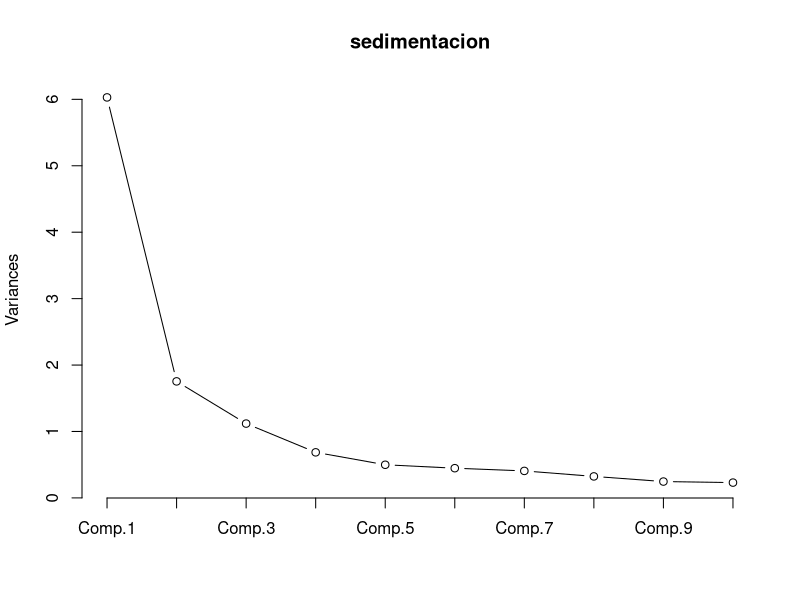

R code for this plot: (Note: this script raises an error after producing the figure.)
########################
## Análisis Factorial ##
########################

###############
## Ejemplo 1 ##
###############

base=read.csv("CalBi.csv")
head(base)
base
summary(base)

library(psych)
# Test de esfericidad de Bartlett
Rcor=cor(base, use ="pairwise.complete.obs")
Rcor
det(Rcor)
print(cortest.bartlett(Rcor,n=nrow(base)))
# Índice KMO
KMO(base)
# Número de factores
sedimentacion=princomp(base, scores=T, cor=T)
plot(sedimentacion, type="lines")
# Componentes principales sin rotación
CPAnorotado1=principal(base, nfactor=12, rotate="none", use=pairwise)
CPAnorotado1
CPAnorotado2=principal(base, nfactor=3, rotate="none", use=pairwise)
CPAnorotado2
# Componentes principales rotacdos
CPArotado2=principal(base, nfactor=3, rotate="varimax")
CPArotado2
fa.diagram(CPArotado2)

###############
## Ejemplo 2 ##
###############

vida <- read.table("vida.txt",header=T)
rownames(vida) <- c("Algeria", "Cameroon", "Madagascar", "Mauritius",
                    "Reunion", "Seychelles", "South Africa(C)", "South Africa(W)", "Tunisia",
                    "Canada", "Costa Rica", "Dominican Rep", "El Salvador", "Greenland",
                    "Grenada", "Guatemala", "Honduras", "Jamaica", "Mexico", "Nicaragua",
                    "Panama", "Trinidad(62)", "Trinidad (67)", "United States (66)", "United States (NW66)", "United States (W66)", "United States (67)", "Argentina",
                    "Chile", "Columbia", "Ecuador")
vida
# Test de esfericidad de Bartlett
Corre <- cor(vida)
det(Corre)
library(psych)
print(cortest.bartlett(Corre,n=nrow(vida)))
# Índice KMO
KMO(vida)
# Número de factores
sedimentacion=princomp(vida, scores=T, cor=T)
# dos factores
vida.fa2 <-factanal(vida,factors=2, method="mle",scores="regression")
vida.fa2
# tres factores
vida.fa3 <-factanal(vida,factors=3, method="mle",scores="regression")
vida.fa3
# biplots
windows()
biplot(vida.fa3$scores[,1:2], vida.fa3$loadings[,1:2])
vida
windows()
biplot(vida.fa3$scores[,c(1,3)], vida.fa3$loadings[,c(1,3)])
plot(sedimentacion, type="lines")
windows()
biplot(vida.fa3$scores[,2:3], vida.fa3$loadings[,2:3])

###############
## Ejemplo 3 ##
###############

# librerias necesarias para realizar el análisis
library(psych)
library(GPArotation)
# cargando el conjunto de datos
data <- read.csv("EFA.csv")
# visualizando una pequeña parte del conjunto de datos
head(data)
# Número de componentes
parallel <- fa.parallel(data, fm = 'minres', fa = 'fa')
# probando con tres factores
threefactor <- fa(data,nfactors = 3,rotate = "oblimin",fm="minres")
print(threefactor)
print(threefactor$loadings,cutoff = 0.3)
# probando 4 factores
fourfactor <- fa(data,nfactors = 4,rotate = "oblimin",fm="minres")
print(fourfactor$loadings,cutoff = 0.3)
# mapeo de los factores
fa.diagram(fourfactor)
fourfactor


